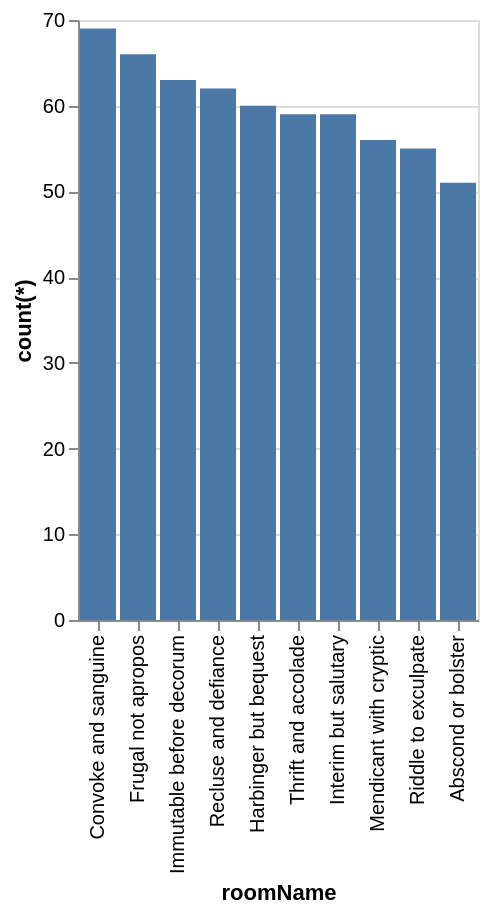

This figure's Vega-Lite source:
### Vega-Lite specification from a JSON file in a GitHub repository (floating-point values rounded to 4 significant figures)
{"data": {"values": [{"x_data": "Convoke and sanguine", "y_data": 69}, {"x_data": "Frugal not apropos", "y_data": 66}, {"x_data": "Immutable before decorum", "y_data": 63}, {"x_data": "Recluse and defiance", "y_data": 62}, {"x_data": "Harbinger but bequest", "y_data": 60}, {"x_data": "Thrift and accolade", "y_data": 59}, {"x_data": "Interim but salutary", "y_data": 59}, {"x_data": "Mendicant with cryptic", "y_data": 56}, {"x_data": "Riddle to exculpate", "y_data": 55}, {"x_data": "Abscond or bolster", "y_data": 51}]}, "mark": "bar", "encoding": {"x": {"field": "x_data", "type": "nominal", "title": "roomName", "sort": {"op": "sum", "field": "y_data", "order": "descending"}}, "y": {"field": "y_data", "type": "quantitative", "title": "count(*)"}}}
